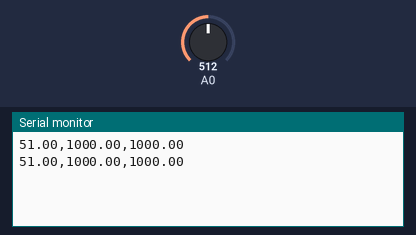
Simulated run of this sketch. Board: Arduino Uno, built with avr-gcc and run on an emulated ATmega328P. On the bench: the last lines printed to the serial monitor. The test bench sets the inputs (shaded band); at power-on: A0 = 512.

Above: at 3.8 s.
3.9 s: A0 set to 716
At 6.6 s:
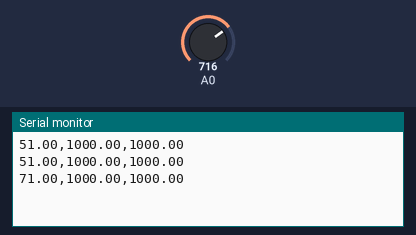
7.8 s: A0 set to 900
At 10.1 s:
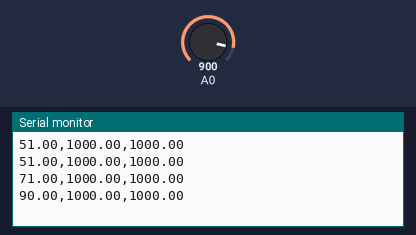
Timing chart, 0 to 11.6 s (numbered marks = the images above; inputs shaded):
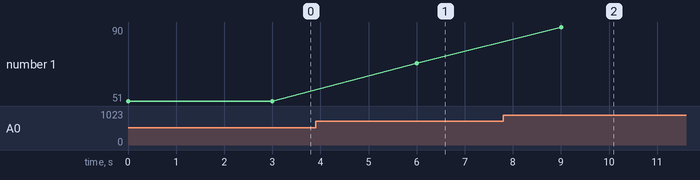

Measured:
- after the input at 3.9 s, the serial monitor: prints a new line after 2.1 s (image 1)
- after the input at 7.8 s, the serial monitor: prints a new line after 1.2 s (image 2)
- plotted number 1: 51 → 71 after the input at 3.9 s, 71 → 90 after the input at 7.8 s

The sketch:

updated.ino
```cpp
#include <SoftwareSerial.h>

#include <TinyGPS.h>

TinyGPS gps;
SoftwareSerial ss(4, 3);
void setup() {
  Serial.begin(9600); // See "Enhancements" above to learn when to change this.
  ss.begin(4800);
}

void loop() {
  //if (Serial.available())
  {
     float flat, flon;
     unsigned long age;
    // read the input on analog pin 0:
    gps.f_get_position(&flat, &flon, &age);
    float pulse = analogRead(A0)/10;
    float lati = flat;
    float longi = flon;


    Serial.print(pulse);
    Serial.print(',');
    Serial.print(lati);
    Serial.print(',');
    Serial.println(longi);
    delay(3000);
  }
}
```
